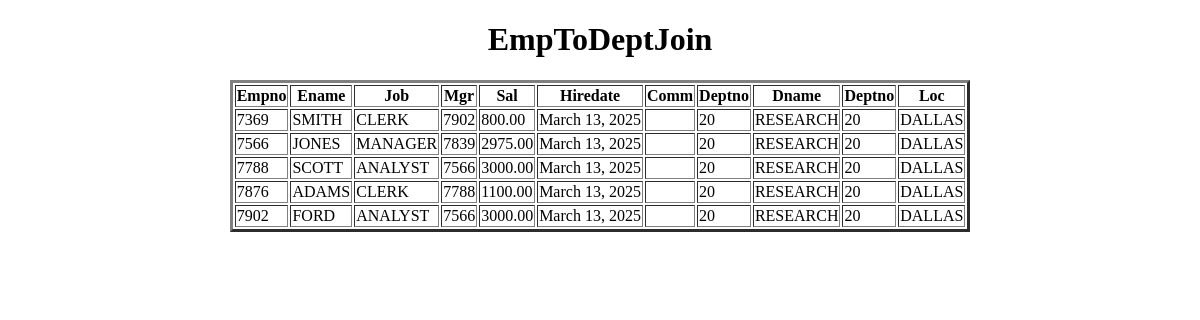
The page /EmpToDeptJoin/ on the database as committed earlier.
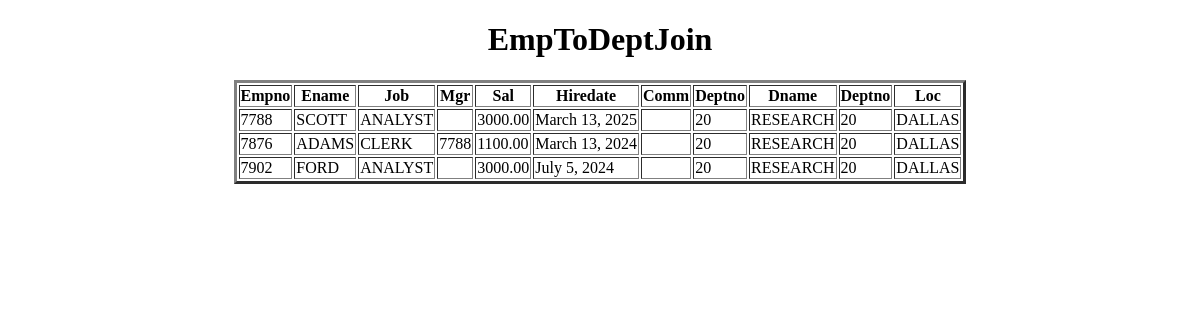
The same page on the database as committed later.
### app/models.py (models this page shows, shortened)
class Emp(models.Model):
    empno=models.IntegerField(primary_key=True)
    ename=models.CharField(max_length=20)
    job=models.CharField(max_length=20)
    mgr=models.ForeignKey('self',on_delete=models.SET_NULL,null=True,blank=True)
    hiredate=models.DateField()
    sal=models.DecimalField(max_digits=6,decimal_places=2)
    comm=models.DecimalField(max_digits=6,decimal_places=2,null=True,blank=True)
    deptno=models.ForeignKey(Dept,on_delete=models.CASCADE)

class Dept(models.Model):
    deptno=models.IntegerField(primary_key=True)
    dname=models.CharField(max_length=15)
    loc=models.CharField(max_length=20)

### app/views.py (the view)
# urls.py: path('EmpToDeptJoin/',EmpToDeptJoin,name='EmpToDeptJoin'),
def EmpToDeptJoin(request):
    QLEDO=Emp.objects.all().select_related('deptno')
    QLEDO=Emp.objects.select_related('deptno').filter(job='MANAGER')
    QLEDO=Emp.objects.select_related('deptno').filter(Q(job='MANAGER')& Q(sal__gt=2500))
    QLEDO=Emp.objects.select_related('deptno').filter(deptno__loc='DALLAS')
    QLEDO=Emp.objects.select_related('deptno').filter(Q(deptno__loc='DALLAS')&Q(sal__gte=3000))
    QLEDO=Emp.objects.select_related('deptno').filter(deptno=10)
    QLEDO=Emp.objects.select_related('deptno').filter(mgr__isnull=True)
    QLEDO=Emp.objects.select_related('deptno').filter(mgr__isnull=False)
    QLEDO=Emp.objects.select_related('deptno').filter(comm__isnull=False)
    QLEDO=Emp.objects.select_related('deptno').filter(comm__isnull=True)
    QLEDO=Emp.objects.select_related('deptno').filter(sal__range=(2000,3000))
    QLEDO=Emp.objects.select_related('deptno').filter(deptno__dname__in=('ACCOUNTING','SALES'))
    QLEDO=Emp.objects.select_related('deptno').filter(ename__startswith='s')
    QLEDO=Emp.objects.select_related('deptno').filter(Q(ename__startswith='s') | Q(job='CLERK'))
    QLEDO=Emp.objects.select_related('deptno').filter(ename__endswith='s')
    QLEDO=Emp.objects.select_related('deptno').filter(deptno=20)
    QLEDO=Emp.objects.select_related('deptno').filter(job='CLERK')
    QLEDO=Emp.objects.select_related('deptno').filter(deptno__dname='SALES')
    QLEDO=Emp.objects.select_related('deptno').filter(deptno__loc='NEW YORK')
    QLEDO=Emp.objects.select_related('deptno').filter(Q(deptno__loc='NEW YORK')&Q(sal__lt=2000))
    QLEDO=Emp.objects.select_related('deptno').filter(deptno__loc__startswith='d')
    d={'QLEDO':QLEDO}
    return render(request,'EmpToDeptJoin.html',d)

### templates/EmpToDeptJoin.html (shortened to what this page needs)
<!DOCTYPE html>
<html lang="en">
<head>
</head>
<body>
    <center>
        <h1>EmpToDeptJoin</h1>
        <table border="3px">
            <tr>
                <th>Empno</th>
                <th>Ename</th>
                <th>Job</th>
                <th>Mgr</th>
                <th>Sal</th>
                <th>Hiredate</th>
                <th>Comm</th>
                <th>Deptno</th>
                <th>Dname</th>
                <th>Deptno</th>
                <th>Loc</th>
            </tr>
            {% for edo in QLEDO %}
            <tr>
                <td>{{edo.empno}}</td>
                <td>{{edo.ename}}</td>
                <td>{{edo.job}}</td>
                <td>{{edo.mgr.empno}}</td>
                <td>{{edo.sal}}</td>
                <td>{{edo.hiredate}}</td>
                <td>{{edo.comm | default_if_none:''}}</td>
                <td>{{edo.deptno.deptno}}</td>
                <td>{{edo.deptno.dname}}</td>
                <td>{{edo.deptno.deptno}}</td>
                <td>{{edo.deptno.loc}}</td>
            </tr>
            {% endfor %}
        </table>
    </center>
</body>
</html>

Rows that differ between the two databases and show on the page:
removed Emp: empno "7369", ename "SMITH", job "CLERK", mgr.empno "7902", sal "800.00", hiredate "March 13, 2025", deptno.deptno "20", deptno.dname "RESEARCH", deptno.loc "DALLAS"
removed Emp: empno "7566", ename "JONES", job "MANAGER", mgr.empno "7839", sal "2975.00", hiredate "March 13, 2025", deptno.deptno "20", deptno.dname "RESEARCH", deptno.loc "DALLAS"
changed Emp "SCOTT": mgr.empno "7566" → (not shown)
changed Emp "ADAMS": hiredate "March 13, 2025" → "March 13, 2024"
changed Emp "FORD": hiredate "March 13, 2025" → "July 5, 2024"; mgr.empno "7566" → (not shown)
